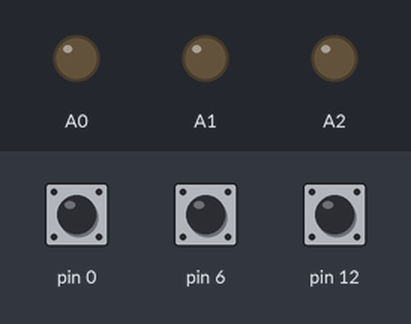
The sketch below on a simulated Arduino Uno, built with avr-gcc and run on an emulated ATmega328P. Parts: output pins drawn as LEDs (lit = HIGH). Inputs (shaded band) come from the test bench; at power-on: pin 0 HIGH, pin 6 HIGH, pin 12 HIGH.

Above: at 1.2 s.
1.3 s: pin 0 pulled LOW for 0.15 s
At 1.37 s:
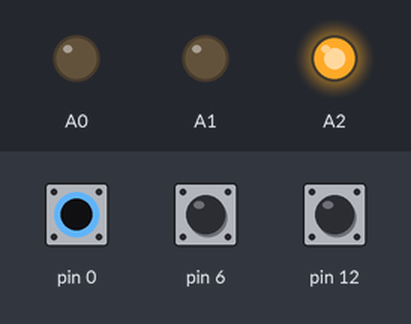
2.9 s: pin 6 pulled LOW for 0.15 s
At 2.97 s:
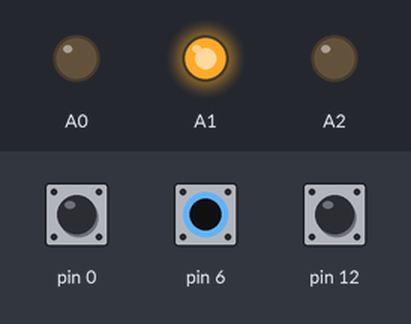
4.5 s: pin 12 pulled LOW for 0.15 s
At 4.57 s:
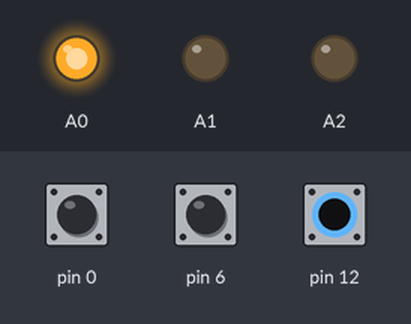
6.1 s: pin 12 pulled LOW for 3.2 s
At 10.3 s:
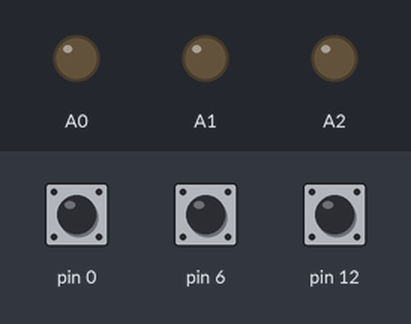
10.8 s: pin 0 pulled LOW for 3.2 s
At 11.4 s:
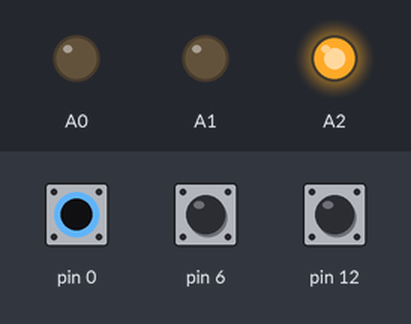
15.5 s: pin 0 driven LOW and pin 6 driven LOW
At 16.2 s:
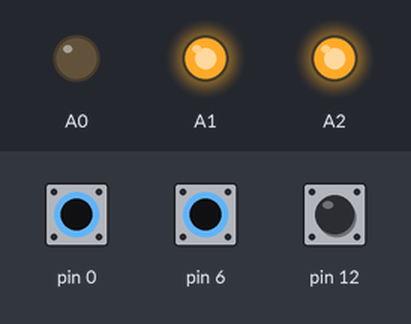
Timing chart, 0 to 18.0 s (numbered marks = the images above; inputs shaded):
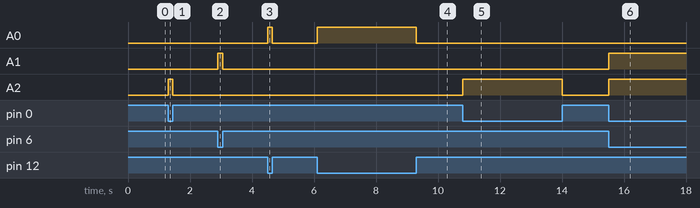

Measured:
- after the input at 1.3 s, A2: LOW → HIGH at once, → LOW 0.15 s later
- after the input at 2.9 s, A1: LOW → HIGH at once, → LOW 0.15 s later
- after the input at 4.5 s, A0: LOW → HIGH at once, → LOW 0.15 s later
- after the input at 6.1 s, A0: LOW → HIGH at once, → LOW 3.2 s later
- after the input at 10.8 s, A2: LOW → HIGH at once, → LOW 3.2 s later
- after the input at 15.5 s, A1, A2: LOW → HIGH at once

The sketch:

board_test.ino
```cpp
void setup() {
  // put your setup code here, to run once:
  pinMode(0, INPUT_PULLUP);
  pinMode(6, INPUT_PULLUP);
  pinMode(12, INPUT_PULLUP);
  pinMode(A2, OUTPUT);
  pinMode(A1, OUTPUT);
  pinMode(A0, OUTPUT);
}

void loop() {
  // put your main code here, to run repeatedly:
  digitalWrite(A0, !digitalRead(12));
  digitalWrite(A1, !digitalRead(6));
  digitalWrite(A2, !digitalRead(0));
}
```
